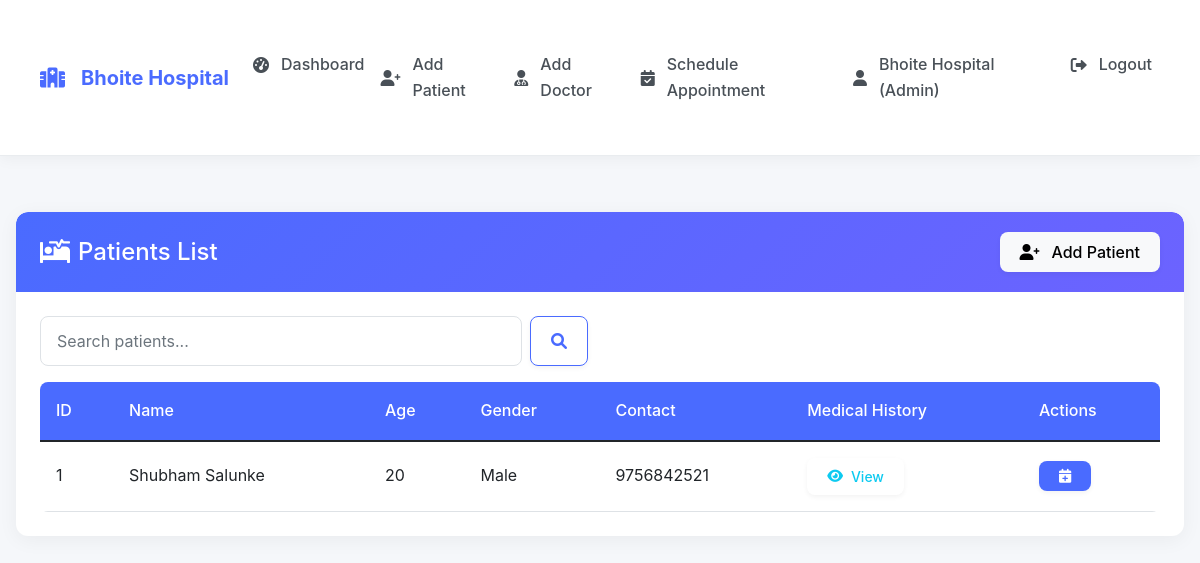
/admin/view_patients (signed in), run on the app's committed database.
### tables this page shows
CREATE TABLE patients (
        id INTEGER PRIMARY KEY AUTOINCREMENT,
        name TEXT NOT NULL,
        age INTEGER NOT NULL,
        gender TEXT,
        contact TEXT,
        address TEXT,
        medical_history TEXT,
        created_at TIMESTAMP DEFAULT CURRENT_TIMESTAMP,
        created_by INTEGER,
        hospital_id INTEGER NOT NULL,
        FOREIGN KEY (created_by) REFERENCES staff(id),
        FOREIGN KEY (hospital_id) REFERENCES staff(id)
    );

### app.py (the view)
@app.route('/admin/view_patients')
def view_patients():
    if 'user_id' not in session or session['user_type'] != 'admin':
        return redirect(url_for('login'))
    search_query = request.args.get('search', '').strip()
    conn = get_db_connection()
    try:
        if search_query:
            patients = conn.execute('''
                SELECT * FROM patients
                WHERE (name LIKE ? OR contact LIKE ?) AND hospital_id = ?
                ORDER BY name
            ''', (f'%{search_query}%', f'%{search_query}%', session['hospital_id'])).fetchall()
        else:
            patients = conn.execute('SELECT * FROM patients WHERE hospital_id = ? ORDER BY name',
                                   (session['hospital_id'],)).fetchall()
    except Exception as e:
        flash('Error loading patients', 'danger')
        app.logger.error(f"View patients error: {str(e)}")
        patients = []
    finally:
        conn.close()
    return render_template('admin/view_patients.html',
                         patients=patients,
                         search_query=search_query)

### app.py (called while the page is built)
def get_db_connection():
    conn = sqlite3.connect('hospital.db')
    conn.row_factory = sqlite3.Row
    return conn

### templates/admin/view_patients.html (shortened to what this page needs)
{% extends "base.html" %}
{% block content %}
<div class="card">
    <div class="card-header bg-primary text-white d-flex justify-content-between align-items-center">
        <h4 class="mb-0">
            <i class="fas fa-procedures me-2"></i>Patients List
        </h4>
        <a href="{{ url_for('add_patient') }}" class="btn btn-light">
            <i class="fas fa-user-plus me-1"></i>Add Patient
        </a>
    </div>
    <div class="card-body">
        <div class="row mb-3">
            <div class="col-md-6">
                <form class="d-flex" method="GET" action="{{ url_for('view_patients') }}">
                    <input class="form-control me-2" type="search" name="search" placeholder="Search patients..."
                           value="{{ search_query }}" aria-label="Search">
                    <button class="btn btn-outline-primary" type="submit">
                        <i class="fas fa-search"></i>
                    </button>
                </form>
            </div>
        </div>
        <div class="table-responsive">
            <table class="table table-hover">
                <thead>
                    <tr>
                        <th>ID</th>
                        <th>Name</th>
                        <th>Age</th>
                        <th>Gender</th>
                        <th>Contact</th>
                        <th>Medical History</th>
                        <th>Actions</th>
                    </tr>
                </thead>
                <tbody>
                    {% for patient in patients %}
                    <tr>
                        <td>{{ patient.id }}</td>
                        <td>{{ patient.name }}</td>
                        <td>{{ patient.age }}</td>
                        <td>{{ patient.gender }}</td>
                        <td>{{ patient.contact }}</td>
                        <td>
                            {% if patient.medical_history %}
                                <button class="btn btn-sm btn-outline-info" data-bs-toggle="tooltip"
                                        title="{{ patient.medical_history }}">
                                    <i class="fas fa-eye"></i> View
                                </button>
                            {% else %}
                                <span class="text-muted">None</span>
                            {% endif %}
                        </td>
                        <td>
                            <a href="{{ url_for('schedule_appointment') }}?patient_id={{ patient.id }}"
                               class="btn btn-sm btn-primary" data-bs-toggle="tooltip" title="Schedule Appointment">
                                <i class="fas fa-calendar-plus"></i>
                            </a>
                        </td>
                    </tr>
                    {% else %}
                    <tr>
                        <td colspan="7" class="text-center">No patients found</td>
                    </tr>
                    {% endfor %}
                </tbody>
            </table>
        </div>
    </div>
</div>
{% endblock %}

### static/css/style.css (style rules this page uses)
:root { --primary: #4a6bff; --primary-light: #eef1ff; --primary-dark: #3a56d4; --secondary: #6c63ff; --success: #28a745; --info: #17a2b8; --warning: #ffc107; --danger: #dc3545; --light: #f8f9fa; --dark: #343a40; --white: #ffffff; --gray-100: #f8f9fa; --gray-200: #e9ecef; --gray-300: #dee2e6; --gray-400: #ced4da; --gray-500: #adb5bd; --gray-600: #6c757d; --gray-700: #495057; --gray-800: #343a40; --gray-900: #212529; }
body { font-family: 'Inter', -apple-system, BlinkMacSystemFont, 'Segoe UI', Roboto, 'Helvetica Neue', Arial, sans-serif; background-color: #f5f7fa; color: var(--gray-800); line-height: 1.6; min-height: 100vh; }
.card { border: none; border-radius: 12px; box-shadow: 0 4px 20px rgba(0, 0, 0, 0.05); transition: all 0.3s ease; overflow: hidden; background: var(--white); margin-bottom: 1.5rem; }
.card-header { background: linear-gradient(135deg, var(--primary), var(--secondary)); color: var(--white); border-radius: 12px 12px 0 0 !important; padding: 1.25rem 1.5rem; font-weight: 600; border-bottom: none; }
.card-body { padding: 1.5rem; }
.btn { border-radius: 8px; padding: 0.5rem 1.25rem; font-weight: 500; transition: all 0.3s ease; box-shadow: 0 2px 5px rgba(0, 0, 0, 0.05); border: none; display: inline-flex; align-items: center; justify-content: center; gap: 0.5rem; }
.btn-primary { background-color: var(--primary); color: white; }
.btn-outline-primary { border: 1px solid var(--primary); color: var(--primary); }
.form-control, .form-select { border-radius: 8px; padding: 0.75rem 1rem; border: 1px solid var(--gray-300); transition: all 0.3s ease; }
.table { border-radius: 8px; overflow: hidden; margin-bottom: 0; }
.table th { background-color: var(--primary); color: var(--white); font-weight: 500; padding: 1rem; }
.table td { vertical-align: middle; padding: 1rem; }

### data on the page
patients: id "1", name "Shubham Salunke", age "20", gender "Male", contact "9756842521"

### other printed values
{{ session['hospital_name'] }} "Bhoite Hospital"
{{ session['name'] }} "Bhoite Hospital"
{{ 'Admin' if session['user_type'] == 'admin' else 'Doctor' }} "Admin"
